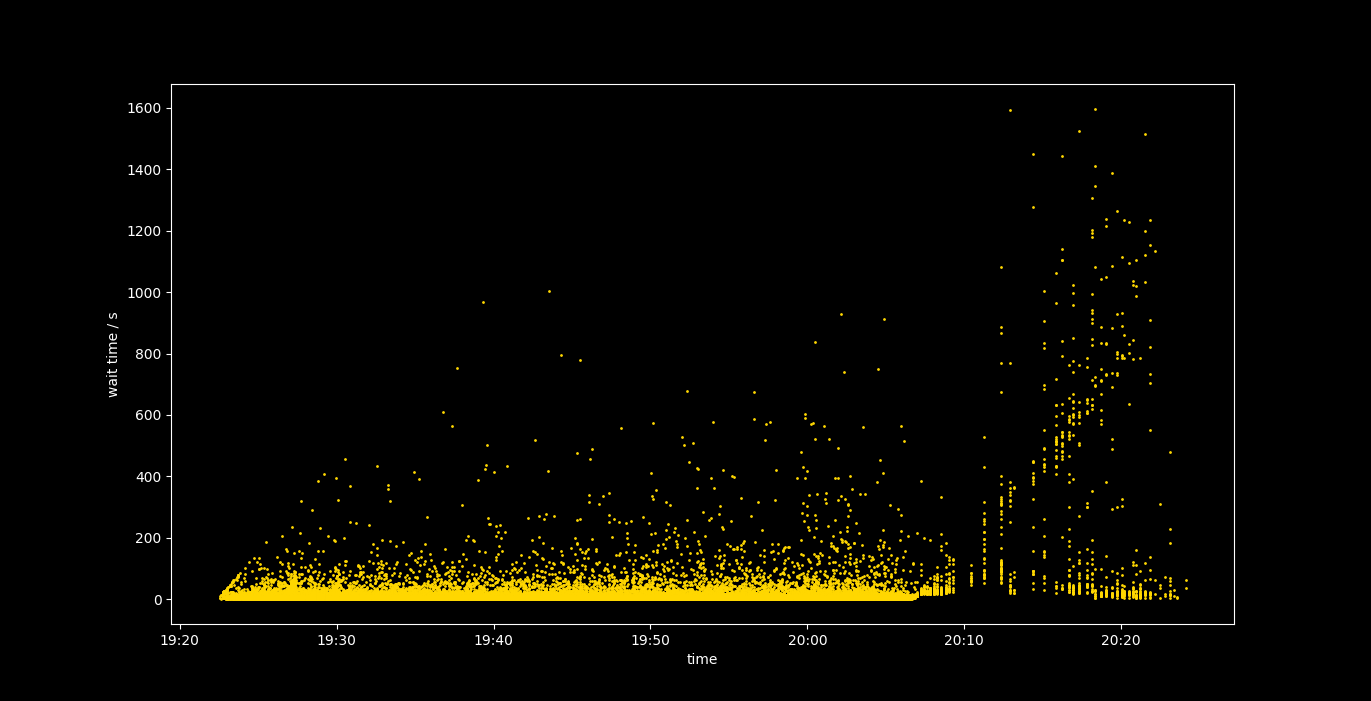

The Python source for this figure:
#! /usr/bin/env python3

import json
import matplotlib.pyplot as plt
import matplotlib.dates as mdates
from datetime import datetime

# https://lichess.org/api/tournament/qzRBGPLN/games?moves=false for games file
# curl https://lichess.org/api/tournament/qzRBGPLN/games?moves=false -H "Authorization: Bearer <token>" -H "Accept: application/x-ndjson" > games.json


with open('games.json', 'r') as f:
    games = [json.loads(line) for line in f.readlines()]

players = {}

for game in games:
    black = game['players']['black']['user']['id']
    white = game['players']['white']['user']['id']
    for player in (black, white):
        if player not in players:
            players[player] = {'starts': [game['createdAt']], 'ends': [game['lastMoveAt']]}
        else:
            players[player]['starts'].append(game['createdAt'])
            players[player]['ends'].append(game['lastMoveAt'])


def zipTimeDiffs(player):
    waittimes = zip(player['ends'][:-1], player['starts'][1:])
    diffs = map(lambda x: (datetime.fromtimestamp(x[1] / 1000), (x[1] - x[0]) / 1000), waittimes)
    return diffs


points = []

for player in players.values():
    if len(player['starts']) < 15:
        continue
    player['starts'].sort()
    player['ends'].sort()
    points.extend(zipTimeDiffs(player))

plt.style.use('dark_background')
fig, ax = plt.subplots()
myFmt = mdates.DateFormatter('%H:%M')
ax.xaxis.set_major_formatter(myFmt)
ax.set_ylabel('wait time / s')
ax.set_xlabel('time')
plt.scatter(*zip(*points), s=1, color='gold')
plt.show()
